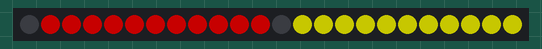
Recording of a program running on a simulated BBC micro:bit (MakeCode). On the bench: 24 RGB LEDs in strip order, left to right. Dim RGB values are drawn brighter than linear.

Above: at 0.1 s.
At 122.12 s:
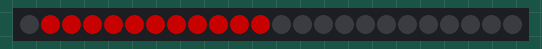

The program:

main.ts
```typescript
let strip = neopixel.create(DigitalPin.P0, 24, NeoPixelMode.RGB)
strip.setBrightness(100)
let droite = strip.range(1, 11)
let gauche = strip.range(13, 23)
basic.forever(function () {
    gauche.showColor(neopixel.colors(NeoPixelColors.Yellow))
    basic.pause(1000)
    gauche.clear()
    basic.pause(100)
})
basic.forever(function () {
    droite.showColor(neopixel.colors(NeoPixelColors.Red))
    basic.pause(1000)
    droite.clear()
    basic.pause(50)
})
```

test.ts
```typescript
// les tests vont ici ; cela ne sera pas compilé si ce paquet est utilisé en tant qu'extension.
```
